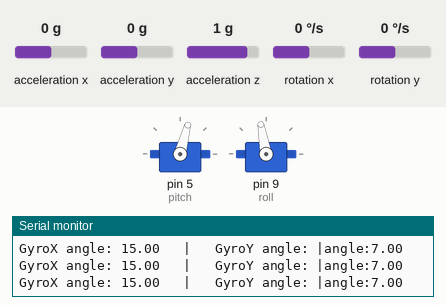
Recording of a sketch running on a simulated Arduino Uno, built with avr-gcc and run on an emulated ATmega328P. On the bench: 2 × servo, the last lines printed to the serial monitor. Wiring (inferred from the names in the program): MPU-6050 motion sensor at I2C address 0x68. The inputs (shaded band) are chosen by the test bench; at power-on: acceleration x 0 g, acceleration y 0 g, rotation y 0 °/s, rotation x 0 °/s, acceleration z 1 g.

Above: at 1.2 s.
1.3 s: acceleration x set to 0.8 g
At 4.03 s:
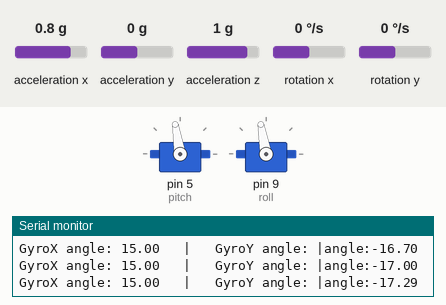
4.3 s: acceleration y set to -0.8 g
At 6.65 s:
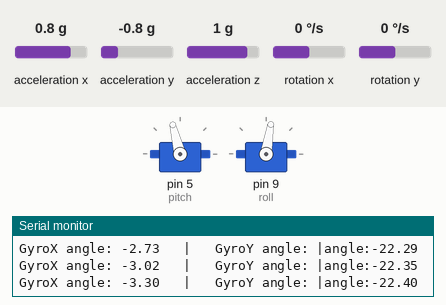
7.3 s: rotation y set to 192 °/s
At 9.8 s:
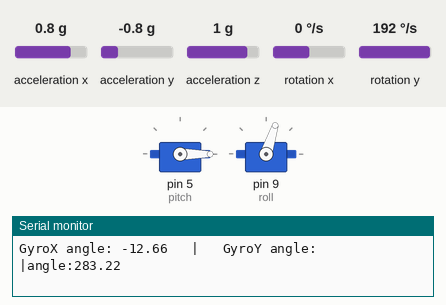
10.3 s: rotation x set to -192 °/s
13.3 s: rotation x set to 100 °/s
16.3 s: rotation y set to -192 °/s
At 19.1 s:
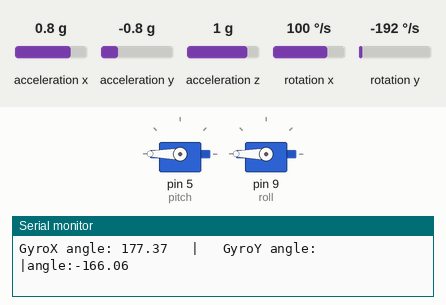
Timing chart, 0 to 20.3 s (numbered marks = the images above; inputs shaded):
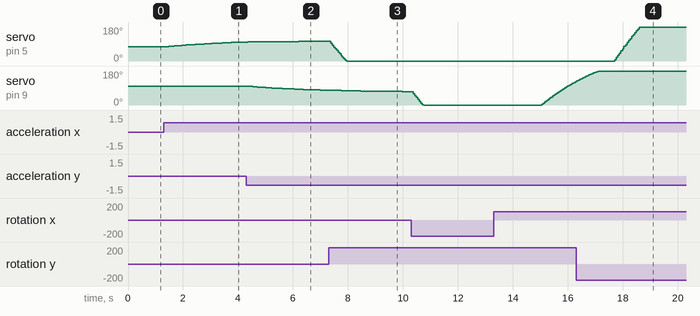

Measured:
- after the input at 1.3 s, servo on pin 5 (pitch): moves from 75° to 100° over 2.7 s, starting after 0.12 s
- after the input at 4.3 s, servo on pin 9 (roll): moves from 100° to 78° over 2.8 s, starting after 0.06 s
- after the input at 13.3 s, servo on pin 9 (roll): moves from 0° to 124° over 1.2 s, starting after 1.8 s
- after the input at 16.3 s, servo on pin 5 (pitch): moves from 0° to 180° over 0.95 s, starting after 1.4 s

The sketch:

gimbal_pid_final.ino
```cpp
/*
 * Arduino pin    |   MPU6050
 * 5V             |   Vcc
 * GND            |   GND
 * A4             |   SDA
 * A5             |   SCL
 */

//Includes
// wire.h is for I2C protocol
#include <MPU6050_light.h>
#include <MadgwickAHRS.h>
#include <Wire.h>
#include <Servo.h>
#include <PID_v1.h>

double Input_roll,Input_pitch, Output_roll, Output_pitch;
double kp=1.5;//3.55
double ki=0.01;//0.01;//0.0
double kd=0.01;//0.01;//2.05
double Setpoint_x=0;
double Setpoint_y=0;

// we have two servos ==>> two objects
Servo pitch;
Servo roll;
Madgwick filter;
MPU6050 mpu(Wire);
PID myPID_roll(&Input_roll,&Output_roll, &Setpoint_x,kp,ki,kd, DIRECT);
PID myPID_pitch(&Input_pitch, &Output_pitch, &Setpoint_y, kp,ki,kd, DIRECT);
/*MPU-6050 gives you 16 bits data so you have to create some float constants
*to store the data for accelerations and gyro*/
int home_pitch = 82;
int home_roll = 82;
//Gyro Variables
float elapsedTime, time, timePrev;            //Variables for time control
int gyro_error=0;                             //We use this variable to only calculate once the gyro data error
float Gyr_rawX, Gyr_rawY, Gyr_rawZ;           //Here we store the raw data read
float Gyro_angle_x, Gyro_angle_y;             //Here we store the angle value obtained with Gyro data
float Gyro_raw_error_x, Gyro_raw_error_y;     //Here we store the initial gyro data error

//Acc Variables
int acc_error=0;                              //We use this variable to only calculate once the Acc data error
float rad_to_deg = 180/3.141592654;           //This value is for pasing from radians to degrees values
float Acc_rawX, Acc_rawY, Acc_rawZ;           //Here we store the raw data read
float Acc_angle_x, Acc_angle_y;               //Here we store the angle value obtained with Acc data
float Acc_angle_error_x, Acc_angle_error_y;   //Here we store the initial Acc data error

float Total_angle_x, Total_angle_y;           //Here we store the final total angle
float roll_angle,pitch_angle;
float roll_d=0;
float pitch_d=0;
unsigned long microsPerReading, microsPrevious;


void setup() {
  myPID_roll.SetMode(AUTOMATIC);
  myPID_pitch.SetMode(AUTOMATIC);
  myPID_roll.SetOutputLimits(-90,90);
  myPID_pitch.SetOutputLimits(-90,90);

  pitch.attach(5); //servo motor for pitch
  roll.attach(9);  //servo motor for roll
  filter.begin(30);

  home_pitch = 82;                                                                                   //test this for homing
  home_roll = 85;
  pitch.write(home_pitch);
  roll.write(home_roll);

  Serial.begin(9600);    //Remember to set this same baud rate to the serial monitor
  Wire.begin();
//  byte status = mpu.begin();
//  Serial.println(F("Calculating offsets, do not move MPU6050"));
//  delay(1000);
////  mpu.calcOffsets();
//  Serial.println("DONE!!");

  //begin the wire comunication
  Wire.beginTransmission(0x68);           //begin, Send the slave adress (in this case 68)
  Wire.write(0x6B);                       //make the reset (place a 0 into the 6B register)
  Wire.write(0x00);
  Wire.endTransmission(true);             //end the transmission
  //Gyro config
  Wire.beginTransmission(0x68);           //begin, Send the slave adress (in this case 68)
  Wire.write(0x1B);                       //We want to write to the GYRO_CONFIG register (1B hex)
  Wire.write(0x10);                       //Set the register bits as 00010000 (1000dps full scale)
  Wire.endTransmission(true);             //End the transmission with the gyro
  //Acc config
  Wire.beginTransmission(0x68);           //Start communication with the address found during search.
  Wire.write(0x1C);                       //We want to write to the ACCEL_CONFIG register
  Wire.write(0x10);                       //Set the register bits as 00010000 (+/- 8g full scale range)
  Wire.endTransmission(true);


  time = millis();                        //Start counting time in milliseconds
}


void loop() {

  /////////////////////////////I M U/////////////////////////////////////
  timePrev = time;  // the previous time is stored before the actual time read
  time = millis();  // actual time read
  elapsedTime = (time - timePrev) / 1000;
  /*The tiemeStep is the time that elapsed since the previous loop.
  *This is the value that we will use in the formulas as "elapsedTime"
  *in seconds. We work in ms so we have to divide the value by 1000
  to obtain seconds*/
  /*Reed the values that the accelerometre gives.
  * We know that the slave adress for this IMU is 0x68 in
  * hexadecimal. For that in the RequestFrom and the
  * begin functions we have to put this value.*/
 //////////////////////////////////////Gyro read/////////////////////////////////////
  Wire.beginTransmission(0x68);            //begin, Send the slave adress (in this case 68)
  Wire.write(0x43);                        //First adress of the Gyro data
  Wire.endTransmission(false);
  Wire.requestFrom(0x68,4,true);           //We ask for just 4 registers
  Gyr_rawX=Wire.read()<<8|Wire.read();     //Once again we shif and sum
  Gyr_rawY=Wire.read()<<8|Wire.read();
  /*Now in order to obtain the gyro data in degrees/seconds we have to divide first
  the raw value by 32.8 because that's the value that the datasheet gives us for a 1000dps range*/
  /*---X---*/
  Gyr_rawX = (Gyr_rawX/32.8);
  /*---Y---*/
  Gyr_rawY = (Gyr_rawY/32.8);
  /*Now we integrate the raw value in degrees per seconds in order to obtain the angle
  * If you multiply degrees/seconds by seconds you obtain degrees */
    /*---X---*/
  Gyro_angle_x = Gyr_rawX*elapsedTime;
  /*---Y---*/
  Gyro_angle_y = Gyr_rawY*elapsedTime;


  //////////////////////////////////////Acc read/////////////////////////////////////
  Wire.beginTransmission(0x68);     //begin, Send the slave adress (in this case 68)
  Wire.write(0x3B);                 //Ask for the 0x3B register- correspond to AcX
  Wire.endTransmission(false);      //keep the transmission and next
  Wire.requestFrom(0x68,6,true);    //We ask for next 6 registers starting with the 3B
  /*We have asked for the 0x3B register. The IMU will send a brust of register.
  * The amount of register to read is specify in the requestFrom function.
  * In this case we request 6 registers. Each value of acceleration is made out of
  * two 8bits registers, low values and high values. For that we request the 6 of them
  * and just make then sum of each pair. For that we shift to the left the high values
  * register (<<) and make an or (|) operation to add the low values.
  If we read the datasheet, for a range of+-8g, we have to divide the raw values by 4096*/
  Acc_rawX=(Wire.read()<<8|Wire.read())/4096.0 ; //each value needs two registres
  Acc_rawY=(Wire.read()<<8|Wire.read())/4096.0 ;
  Acc_rawZ=(Wire.read()<<8|Wire.read())/4096.0 ;
 /*Now in order to obtain the Acc angles we use euler formula with acceleration values
 after that we substract the error value found before*/
 /*---X---*/
 Acc_angle_x = (atan((Acc_rawY)/sqrt(pow((Acc_rawX),2) + pow((Acc_rawZ),2)))*rad_to_deg) ;
 /*---Y---*/
 Acc_angle_y = (atan(-1*(Acc_rawX)/sqrt(pow((Acc_rawY),2) + pow((Acc_rawZ),2)))*rad_to_deg) ;

///////////////////////////////////////////////////////// madgwick ////////////////////////////////////////////////////
// filter.updateIMU(Gyr_rawX,Gyr_rawY,Gyr_rawZ,Acc_rawX,Acc_rawY,Acc_rawZ);
// roll_angle = filter.getRoll();
// pitch_angle = filter.getPitch();
// Serial.print("pitch: ");
// Serial.print(pitch_angle);
// Serial.print(" |roll:  ");
// Serial.println(roll_angle);
// roll.write(home_roll-roll_angle);
// pitch.write(home_pitch+pitch_angle);


//////////////////////////////////////////// this is a complementary filter /////////////////////////////////////////

 /*---X axis angle---*/
 Total_angle_x = 0.98 *(Total_angle_x + Gyro_angle_x) + 0.02*Acc_angle_x;
// Total_angle_x = Total_angle_x+16;


 /*---Y axis angle---*/
 Total_angle_y = 0.98 *(Total_angle_y + Gyro_angle_y) + 0.02*Acc_angle_y;
// Total_angle_y = Total_angle_y+6;

// Serial.println(Total_angle_x);
// roll.write(home_roll+Total_angle_x);

    Serial.print("GyroX angle: ");
    Serial.print(Total_angle_x+15);

    Serial.print("   |   ");
    Serial.print("GyroY angle: ");
    Serial.print("|");
    Serial.print("angle:");
    Serial.println(Total_angle_y+7);
    roll.write(home_roll+Total_angle_x+15);
    //delay(5);
    pitch.write(home_pitch-Total_angle_y-7);
//    delay(5);


//////////////////////////////////////////////////////////PID controller///////////////////////////////////////////////////////////

//    Input_roll = Total_angle_x;
//    Input_pitch = Total_angle_y;
////    myPID_roll.Compute();
//    myPID_pitch.Compute();
////    Serial.print("roll: ");
////    Serial.print(Output_roll);
//    Serial.print("   |   ");
//    Serial.print("pitch: ");
//    Serial.println(Output_pitch);
////    roll.write(home_roll-Output_roll);
//    pitch.write(home_pitch+Output_pitch);

//    if encoder is used:
//    Input_roll = endocer_input;
//    Input_pitch = encoder_input;
//    Setpoint_x = Total_angle_x;
//    Setpoint_y = Total_angle_y;
//    myPID_roll.Compute();
//    Serial.println(Output_roll);
//    myPID_pitch.Compute();
//    Serial.println(Output_pitch);

//    roll.write(home_roll+Output_roll);

//    pitch.write(home_pitch+Output_pitch);

//    roll.write(home_roll+Total_angle_x);
//    pitch.write(home_pitch+Total_angle_y);


}//end of void loop
```
